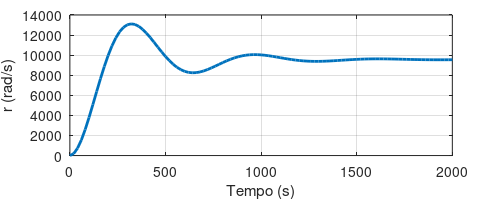

This figure's MATLAB source:
% short-period
%sys = tf(1,[1 1.46606 1.67433]);

% phugoid
sys = tf(1,[1 0.0061454 0.00010455859313 0]);

%spiral
% sys= tf(1, [1 0.0073]);

%roll
%sys= tf(1, [1 0.5630]);

% dutch roll
%sys = tf(1, [1 0.0656 0.89940068]);

damp(sys)
[y,t] = impulse(sys);


% --- Time-Domain Impulse Response ---
h = figure;
plot(t,  squeeze(y), 'LineWidth',2);
%fontsize(12,"points");
xlabel('Tempo (s)');
ylabel('r (rad/s)')
grid on;

set(h,'Position', [0 0 500 200]);
set(h,'Units','Inches');
pos = get(h,'Position');
set(h,'PaperPositionMode','Auto','PaperUnits','Inches','PaperSize',[pos(3), pos(4)])
print(h,'mode','-dpdf','-r0')